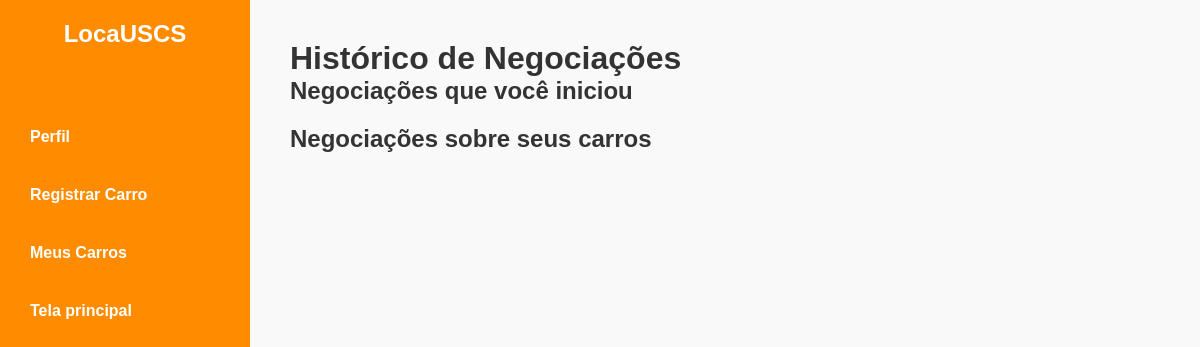
Page /negociacoes (signed in) on the earlier database version.
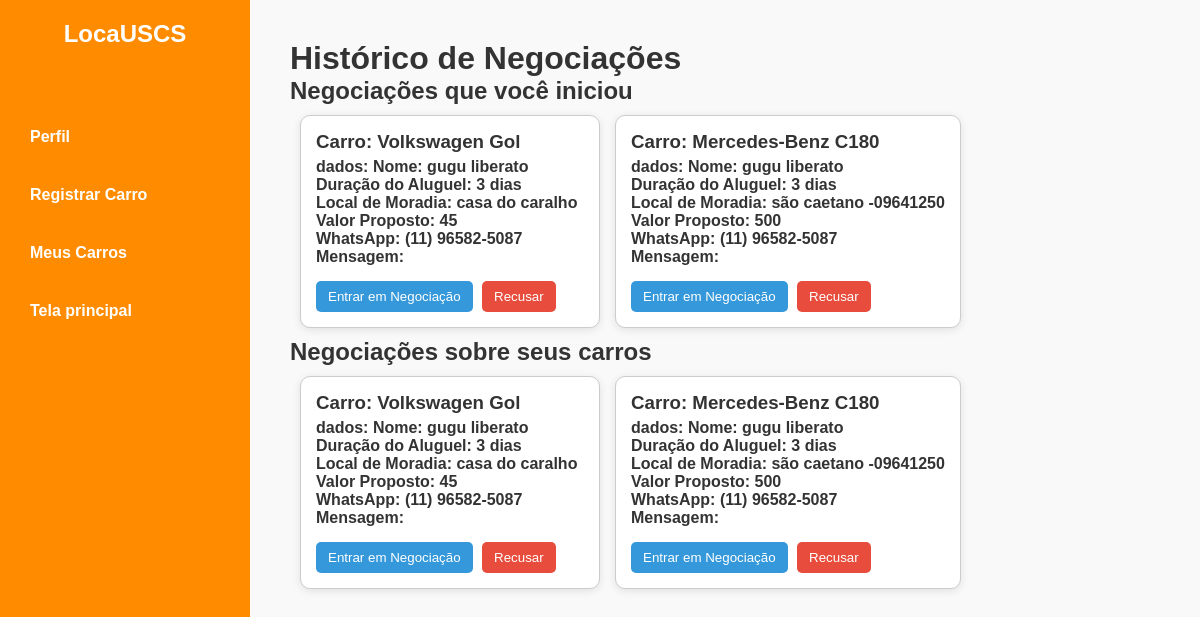
Same page on the later database version.
### tables this page shows
CREATE TABLE negociacoes (
            id INTEGER PRIMARY KEY AUTOINCREMENT,
            carro_id INTEGER,
            descricao TEXT, -- agora permite NULL
            email_contato TEXT NOT NULL,
            telefone TEXT NOT NULL, status TEXT,
            FOREIGN KEY(carro_id) REFERENCES carros(id)
        );

CREATE TABLE carros (
        id INTEGER PRIMARY KEY AUTOINCREMENT,
        modelo TEXT NOT NULL,
        ano INTEGER NOT NULL,
        km INTEGER NOT NULL,
        lkm REAL NOT NULL,
        categoria TEXT NOT NULL,
        imagem TEXT NOT NULL,
        usuario_id INTEGER, id_usuario INTEGER,
        FOREIGN KEY (usuario_id) REFERENCES usuarios(id)
    );

### locauscs.py (the view, shortened to what this page needs)
@app.route('/negociacoes', methods=['GET', 'POST'])
def negociacoes():
    if 'user_id' not in session:
        return redirect(url_for('login'))
    user_id = session['user_id']
    conn = sqlite3.connect('locauscs.db')
    cursor = conn.cursor()
    cursor.execute('''
        SELECT n.id, c.modelo, n.descricao, n.email_contato, n.telefone, n.status
        FROM negociacoes n
        JOIN carros c ON n.carro_id = c.id
        WHERE c.usuario_id = ?
    ''', (user_id,))
    negociacoes_dono = cursor.fetchall()
    cursor.execute('''
        SELECT n.id, c.modelo, n.descricao, n.email_contato, n.telefone, n.status
        FROM negociacoes n
        JOIN carros c ON n.carro_id = c.id
        WHERE n.email_contato = (SELECT email FROM usuarios WHERE id = ?)
    ''', (user_id,))
    negociacoes_locatario = cursor.fetchall()
    conn.close()
    return render_template('negociacoes.html',
                           negociacoes_dono=negociacoes_dono,
                           negociacoes_locatario=negociacoes_locatario)

### templates/negociacoes.html (shortened to what this page needs)
<!DOCTYPE html>
<html lang="pt-br">
<head>
    <link rel="stylesheet" href="{{ url_for('static', filename='css/estilo.css') }}" />
</head>
<body>
    <div class="sidebar">
        <div class="logo"><h2>LocaUSCS</h2></div>
        <ul class="sidebar-links">
            <li><a href="{{ url_for('perfil') }}">Perfil</a></li>
            <li><a href="{{ url_for('registrar_carro') }}">Registrar Carro</a></li>
            <li><a href="{{ url_for('meus_carros') }}">Meus Carros</a></li>
            <li><a href="{{ url_for('home') }}">Tela principal</a></li>
        </ul>
    </div>
    <div class="content">
        <h1>Histórico de Negociações</h1>
        <h2>Negociações que você iniciou</h2>
        <div class="scroll-container">
            {% for negociacao in negociacoes_locatario %}
            <div class="negociacao">
                <h3>Carro: {{ negociacao[1] }}</h3>
                <strong><p>dados: {{ negociacao[2] | replace('\n', '<br>') | safe }}</p></strong>
                <button
                    class="btn btn-primary btn-negociacao"
                    data-negociacao='{{ negociacao|tojson|safe }}'
                >Entrar em Negociação</button>
                <form action="{{ url_for('recusar_negociacao') }}" method="post" style="display:inline;">
                    <button type="submit" class="btn btn-danger">Recusar</button>
                </form>
            </div>
            {% endfor %}
        </div>
        <h2>Negociações sobre seus carros</h2>
        <div class="scroll-container">
            {% for negociacao in negociacoes_dono %}
            <div class="negociacao">
                <h3>Carro: {{ negociacao[1] }}</h3>
                <strong><p>dados: {{ negociacao[2] | replace('\n', '<br>') | safe }}</p></strong>
                <button
                    class="btn btn-primary btn-negociacao"
                    data-negociacao='{{ negociacao|tojson|safe }}'
                >Entrar em Negociação</button>
                <form action="{{ url_for('recusar_negociacao') }}" method="post" style="display:inline;">
                    <button type="submit" class="btn btn-danger">Recusar</button>
                </form>
            </div>
            {% endfor %}
        </div>
    </div>
</body>
</html>

### static/css/estilo.css (style rules this page uses)
* { margin: 0; padding: 0; box-sizing: border-box; }
:root { --cor-primaria: #FF8C00; --cor-secundaria: #1E90FF; --cor-terciaria: #FFFFFF; --cor-hover-secundaria: #1565c0; }
body { font-family: Arial, sans-serif; background-color: #f9f9f9; color: #333; display: flex; min-height: 100vh; }
.sidebar { width: 250px; background-color: var(--cor-primaria); height: 100vh; padding: 20px; color: var(--cor-terciaria); position: fixed; top: 0; left: 0; display: flex; flex-direction: column; }
.sidebar .logo h2 { text-align: center; margin-bottom: 30px; }
.sidebar-links { list-style-type: none; padding: 0; margin-top: 20px; }
.sidebar-links li { margin: 20px 0; }
.sidebar-links a { color: var(--cor-terciaria); text-decoration: none; font-weight: bold; display: block; padding: 10px; border-radius: 5px; }
.content { margin-left: 250px; padding: 40px; flex: 1; overflow-y: auto; height: 100vh; }

### templates/negociacoes.html (style rules this page uses)
.scroll-container { display: flex; overflow-x: auto; padding: 10px; gap: 15px; }
.negociacao { min-width: 300px; border: 1px solid #ccc; padding: 15px; background-color: #fff; border-radius: 10px; box-shadow: 0 2px 8px rgba(0,0,0,0.1); flex-shrink: 0; position: relative; }
.negociacao h3 { margin-top: 0; }
.negociacao p { margin: 5px 0; white-space: pre-line; }
.btn { padding: 8px 12px; margin-top: 10px; margin-right: 5px; border: none; border-radius: 5px; cursor: pointer; }
.btn-danger { background-color: #e74c3c; color: white; }
.btn-primary { background-color: #3498db; color: white; }

Differences in the rows shown:
added negociacoes: modelo "Volkswagen Gol", descricao "Nome: gugu liberato Duração do Aluguel: 3 dias Local de Moradia: casa do caralho Valor Proposto: 45 WhatsApp: (11) 96582-5087 Mensagem:"
added negociacoes: modelo "Mercedes-Benz C180", descricao "Nome: gugu liberato Duração do Aluguel: 3 dias Local de Moradia: são caetano -09641250 Valor Proposto: 500 WhatsApp: (11) 96582-5087 Mensagem:"
